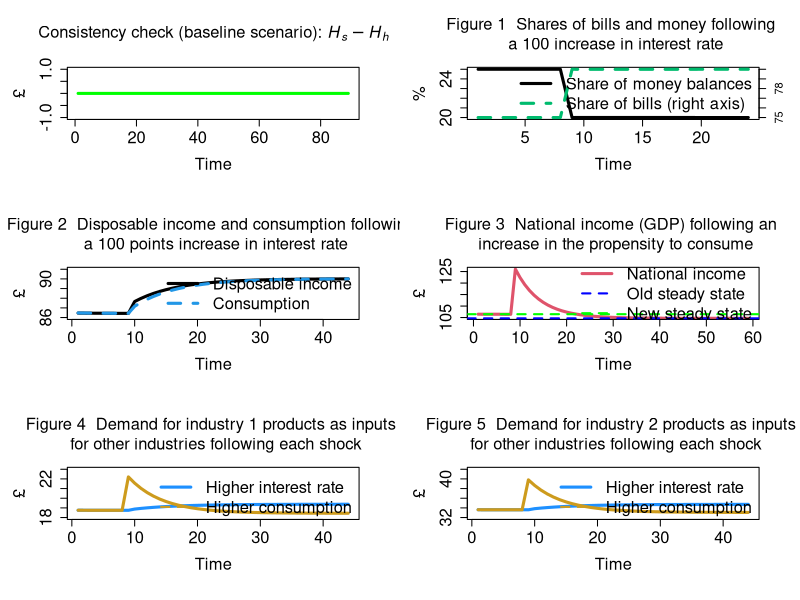
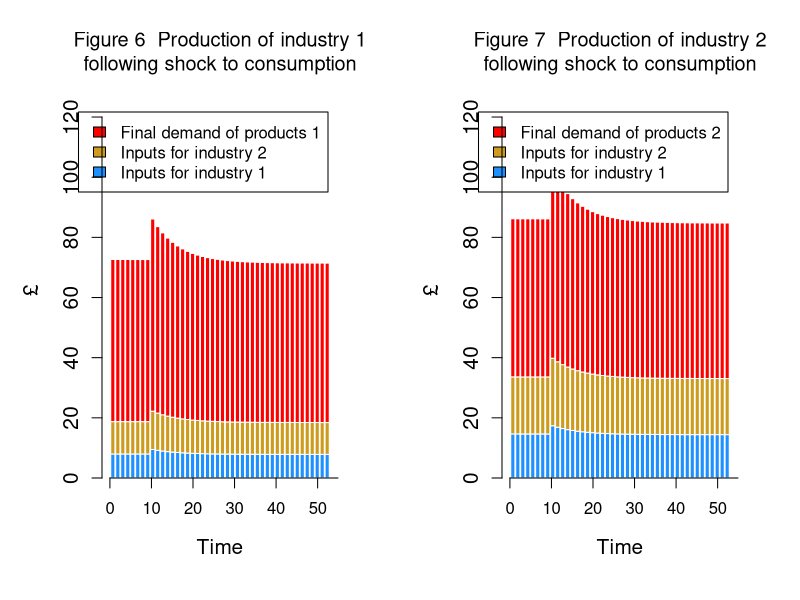

Recreate these plots in R, in order.
# Model IO-PC for R: main code
# aggregate equations taken from Model PC
# Wynne Godley and Marc Lavoie
# Monetary Economics
# Chapter 4 

# Version: 9 November 2023

################################################################################
# Copyright (c) 2023 Marco Veronese Passarella
#
# Permission is hereby granted, free of charge, to any person obtaining a 
# copy of this software and associated documentation files (the "Software"),
# to deal in the Software without restriction, including without limitation
# the rights to use, copy, modify, merge, publish, distribute, sublicense, 
# and/or sell copies of the Software, and to permit persons to whom the 
# Software is furnished to do so, subject to the following conditions:
# 
# The above copyright notice and this permission notice shall be included in 
# all copies or substantial portions of the Software.
# 
# THE SOFTWARE IS PROVIDED "AS IS", WITHOUT WARRANTY OF ANY KIND, EXPRESS OR 
# IMPLIED, INCLUDING BUT NOT LIMITED TO THE WARRANTIES OF MERCHANTABILITY, 
# FITNESS FOR A PARTICULAR PURPOSE AND NONINFRINGEMENT. IN NO EVENT SHALL THE 
# AUTHORS OR COPYRIGHT HOLDERS BE LIABLE FOR ANY CLAIM, DAMAGES OR OTHER 
# LIABILITY, WHETHER IN AN ACTION OF CONTRACT, TORT OR OTHERWISE, ARISING 
# FROM, OUT OF OR IN CONNECTION WITH THE SOFTWARE OR THE USE OR OTHER DEALINGS 
# IN THE SOFTWARE.
################################################################################

#STEP 1: PREPARE THE WORK-SPACE

#Clear environment
rm(list=ls(all=TRUE))

#Clear plots
if(!is.null(dev.list())) dev.off()

#Clear console
cat("\014")

#Number of periods
nPeriods = 90

#Number of scenarios
nScenarios=3 

#Number of industries ***
nIndustries = 2

################################################################################

#STEP 2: SET THE COEFFICIENTS (EXOGENOUS VARIABLES AND PARAMETERS)
alpha1=matrix(data=0.6,nrow=nScenarios,ncol=nPeriods) #Propensity to consume out of income
alpha2=0.4 #Propensity to consume out of wealth
lambda0 = 0.635 #Autonomous share of bills
lambda1 = 5 #Elasticity of bills demand to interest rate
lambda2 = 0.01 #Elasticity of bills demand to yd/v
theta=0.2 #Tax rate on income
r_bar=matrix(data=0.025,nrow=nScenarios,ncol=nPeriods) #Interest rate as policy instrument
p1_bar=1.02 #Price of industry 1 products
p2_bar=0.98 #Price of industry 2 products
beta1_c_bar=0.50 #Household consumption share of product 1
beta2_c_bar=0.50 #Household consumption share of product 2
beta1_g_bar=0.48 #Government consumption share of product 1
beta2_g_bar=0.52 #Government consumption share of product 2

################################################################################

#STEP 3: CREATE VARIABLES AND ATTRIBUTE INITIAL VALUES

#Use 'array' function to create 3-dimension variables
x=array(data=0,dim=c(nScenarios,nPeriods,nIndustries)) #Gross output by industry (real)
d=array(data=0,dim=c(nScenarios,nPeriods,nIndustries)) #Demand by industry (real)
beta_c=array(data=0,dim=c(nScenarios,nPeriods,nIndustries)) #Real consumption composition
beta_g=array(data=0,dim=c(nScenarios,nPeriods,nIndustries)) #Real government expenditure composition
p=array(data=1,dim=c(nScenarios,nPeriods,nIndustries)) #Unit prices
k=array(data=0,dim=c(nScenarios,nPeriods,nIndustries)) #Inputs by industry

#Other 2-dimension variables
b_cb=matrix(data=21.62,nrow=nScenarios,ncol=nPeriods) #Government bills held by Central Bank
b_h=matrix(data=64.87,nrow=nScenarios,ncol=nPeriods) #Government bills held by households
b_s=matrix(data=21.62+64.87,nrow=nScenarios,ncol=nPeriods) #Government bills supplied by government
h_h=matrix(data=21.62,nrow=nScenarios,ncol=nPeriods) #Cash money held by households
h_s=matrix(data=21.62,nrow=nScenarios,ncol=nPeriods) #Cash money supplied by central bank
r=matrix(data=r_bar,nrow=nScenarios,ncol=nPeriods) #Interest rate on government bills
t=matrix(data=0,nrow=nScenarios,ncol=nPeriods) #Taxes
v=matrix(data=64.87+21.62,nrow=nScenarios,ncol=nPeriods) #Households wealth
yd=matrix(data=0,nrow=nScenarios,ncol=nPeriods) #Disposable income of households
cons=matrix(data=0,nrow=nScenarios,ncol=nPeriods) #Consumption (real)
g=matrix(data=20,nrow=nScenarios,ncol=nPeriods) #Government expenditure (real)
y=matrix(data=0,nrow=nScenarios,ncol=nPeriods) #Value of net output (GDP)
p_c=matrix(data=1,nrow=nScenarios,ncol=nPeriods) #Average price for the consumers
p_g=matrix(data=1,nrow=nScenarios,ncol=nPeriods) #Average price for the government
A=matrix(data=c(0.11,0.21,0.12,0.22),nrow=nIndustries,ncol=nIndustries) #Matrix of technical coefficients
I = diag(x=1, nrow=nIndustries, ncol=nIndustries) #Diagonal matrix
infl=matrix(data=1,nrow=nScenarios,ncol=nPeriods) #Inflation tax (see Godley and Lavoie, 9.2.4 and 9.3.1)

################################################################################

#STEP 4: RUN THE MODEL

#STEP 4.A: DEFINE THE LOOPS

#Choose scenario
for (j in 1:nScenarios){
  
  #Define time loop
  for (i in 2:nPeriods){
  
    #Choose industry ***
    for (z in 1:nIndustries){
    
     #Define iterations
     for (iterations in 1:100){
      
      
      #STEP 4.B: ADD ALTERNATIVE SCENARIOS  
      
      #Shock 1: higher interest rate
      if (i>=10 && j==2){r_bar[j,i]=0.035}
      
      #Shock 2: higher propensity to consume out of income
      if (i>=10 && j==3){alpha1[j,i]=0.7}
      
      
      #STEP 4.C: DEFINE THE SYSTEM OF EQUATIONS        
      #Note: numbers refer to Model PC; *** = new or modified equation 
      
       
      #A) Define prices and consumption shares 
       
       #Set unit price of output of industry 1 ***  p[1] = (w/pr) + (p[1]*A[1] + p[2]*A[2])*(1 + mu) 
       p[j,i,1] = p1_bar
       
       #Set unit price of output of industry 2 ***  p[2] = (w/pr) + (p[1]*A[3] + p[2]*A[4])*(1 + mu)
       p[j,i,2] = p2_bar
      
       #Household real consumption share of product 1 ***
       beta_c[j,i,1]=beta1_c_bar
      
       #Household real consumption share of product 2 ***
       beta_c[j,i,2]=beta2_c_bar
      
       #Government real consumption share of product 1 ***
       beta_g[j,i,1]=beta1_g_bar
      
       #Government real consumption share of product 2 ***
       beta_g[j,i,2]=beta2_g_bar
      
       #Average price for the consumers ***
       p_c[j,i] = t(p[j,i,]) %*% beta_c[j,i,]
      
       #Average price for the government
       p_g[j,i] = t(p[j,i,]) %*% beta_g[j,i,]
      
      
      #B) Define input-output structure
      
       #Real final demand vector by industry ***
       d[j,i,] = beta_c[j,i,]*cons[j,i] + beta_g[j,i,]*g[j,i]
      
       #Real gross output by industry ***
       x[j,i,] = solve(I-A) %*% d[j,i,]
      
       #Value of net output (GDP) ***
       y[j,i] = t(p[j,i,]) %*% d[j,i,]
      
      
      #C) Households
      
       #Disposable income - eq. 4.2
       yd[j,i] = y[j,i] - t[j,i] + r[j,i-1]*b_h[j,i-1]
      
       #Wealth accumulation - eq. 4.4 ***
       v[j,i] = v[j,i-1] + (yd[j,i] - p_c[j,i]*cons[j,i])
      
       #Real consumption function with no monetary illusion - eq. 4.5 ***
       cons[j,i] = alpha1[j,i]*((yd[j,i]/p_c[j,i])-infl[j,i]) + alpha2*v[j,i-1]/p_c[j,i-1]
      
       #Inflation tax for households = infl. rate times * real stock of wealth
       infl[j,i] = ((p_c[j,i]-p_c[j,i-1])/p_c[j,i-1])*(v[j,i-1]/p_c[j,i])
      
      
      #D) Portfolio equations
      
       #Demand for cash money - eq. 4.6
       h_h[j,i] = v[j,i] - b_h[j,i]
      
       #Demand for government bills - eq. 4.7
       b_h[j,i] = v[j,i]*(lambda0 + lambda1*r[j,i] - lambda2*(yd[j,i]/v[j,i]))
      
      
      #E) Government
      
       #Tax payments - eq. 4.3 ***
       t[j,i] = theta*(y[j,i] + r[j,i-1]*b_h[j,i-1])
      
       #Supply of government bills - eq. 4.8
       b_s[j,i] = b_s[j,i-1] + ( p_g[j,i]*g[j,i] + r[j,i-1]*b_s[j,i-1]) - (t[j,i] + r[j,i-1]*b_cb[j,i-1])
      
      
      #F) Central bank
      
       #Supply of cash - eq. 4.9
       h_s[j,i] = h_s[j,i-1] + b_cb[j,i] - b_cb[j,i-1]
      
       #Government bills held by the central bank - eq. 4.10
       b_cb[j,i] = b_s[j,i] - b_h[j,i]
      
       #Interest rate as policy instrument - eq. 4.11
       r[j,i] = r_bar[j,i]
      
      
      #G) Additional calculations
      
       #Inputs required by industry ***
       k[j,i,] = A %*% x[j,i,]
      
      
      }
    }
  }
}
################################################################################

#STEP 5: CONSISTENCY CHECK (REDUNDANT EQUATION)

#Create consistency statement 
aerror=0
error=0
for (i in 2:(nPeriods-1)){error = error + (h_s[1,i]-h_h[1,i])^2}
aerror = error/nPeriods
if ( aerror<0.01 ){cat(" *********************************** \n Good news! The model is watertight! \n", "Average error =", aerror, "< 0.01 \n", "Cumulative error =", error, "\n ***********************************")} else{
  if ( aerror<1 && aerror<1 ){cat(" *********************************** \n Minor issues with model consistency \n", "Average error =", aerror, "> 0.01 \n", "Cumulative error =", error, "\n ***********************************")}
  else{cat(" ******************************************* \n Warning: the model is not fully consistent! \n", "Average error =", aerror, "> 1 \n", "Cumulative error =", error, "\n *******************************************")} }      

#Plot redundant equation
layout(matrix(c(1,2,3,4,5,6), 3, 2, byrow = TRUE))
par(mar = c(5.1+1, 4.1+1, 4.1+1, 2.1+1))
plot(h_s[1,2:nPeriods]-h_h[1,2:nPeriods], type="l", col="green",lwd=3,lty=1,font.main=1,cex.main=1.5,
     main=expression("Consistency check (baseline scenario): " * italic(H[phantom("")]["s"]) - italic(H[phantom("")]["h"])),
     cex.axis=1.5,cex.lab=1.5,ylab = '£',
     xlab = 'Time',ylim = range(-1,1))

################################################################################

#STEP 6: CREATE AND DISPLAY GRAPHS

#Set layout
#layout(matrix(c(1,2,3,4), 2, 2, byrow = TRUE))
par(mar = c(5.1+1, 4.1+1, 4.1+1, 2.1+1))

#Figure 1
plot(100*h_h[2,2:25]/v[2,2:25],type="l", col=1, lwd=3, lty=1, font.main=1,cex.main=1.5,
     main="Figure 1  Shares of bills and money following \n a 100 increase in interest rate",
     ylab = '%',xlab = 'Time',ylim = range(20,25),cex.axis=1.5,cex.lab=1.5)
par(new=T)
plot(100*b_h[2,2:25]/v[2,2:25],type="l",lwd=3,lty=2,col=rgb(0,187,110,max=255),axes=F, ylab=NA,
     xlab=NA,ylim=range(75,80))
axis(side = 4,cex.axis=1,cex.lab=1.5)
legend("right",c("Share of money balances","Share of bills (right axis)"),  bty = "n",
       cex=1.5, lty=c(1,2), lwd=c(3,3), col = c(1,rgb(0,187,110,max=255)), box.lty=0)

#Figure 2
plot(yd[2,2:45],type="l", col=1, lwd=3, lty=1, font.main=1,cex.main=1.5,
     main="Figure 2  Disposable income and consumption following \n a 100 points increase in interest rate",
     ylab = '£',xlab = 'Time',ylim = range(86,91),cex.axis=1.5,cex.lab=1.5)
lines(cons[2,2:45],type="l",lwd=3,lty=2,col=4)
legend("right",c("Disposable income","Consumption"),  bty = "n",
       cex=1.5, lty=c(1,2), lwd=c(3,3), col = c(1,4), box.lty=0)

#Figure 3 
plot(y[3,2:60],type="l", col=2, lwd=3, lty=1, font.main=1,cex.main=1.5,
     main="Figure 3  National income (GDP) following an \n increase in the propensity to consume",
     ylab = '£',xlab = 'Time',ylim = range(105,126),cex.axis=1.5,cex.lab=1.5)
abline(h=y[3,2],col="green",lty=2,lwd=2)
abline(h=y[3,60],col="blue",lty=2,lwd=2)
legend("right",c("National income","Old steady state","New steady state"),  bty = "n",
       cex=1.5, lty=c(1,2,2), lwd=c(3,2,2), col = c(2,"blue","green"), box.lty=0)

#Figure 4
plot(k[2,2:45,1]*p[2,2:45,1],type="l", col="dodgerblue", lwd=3, lty=1, font.main=1,cex.main=1.5,
     main="Figure 4  Demand for industry 1 products as inputs \n for other industries following each shock",
     ylab = '£',xlab = 'Time',ylim = range(18,23),cex.axis=1.5,cex.lab=1.5)
lines(k[3,2:45,1]*p[2,2:45,1],type="l", col="goldenrod3", lwd=3, lty=1)
legend("topright",c("Higher interest rate","Higher consumption"),  bty = "n",
       cex=1.5, lty=c(1,2,2), lwd=c(3,2,2), col = c("dodgerblue","goldenrod3"), box.lty=0)

#Figure 5
plot(k[2,2:45,2]*p[2,2:45,2],type="l", col="dodgerblue", lwd=3, lty=1, font.main=1,cex.main=1.5,
     main="Figure 5  Demand for industry 2 products as inputs \n for other industries following each shock",
     ylab = '£',xlab = 'Time',ylim = range(32,42),cex.axis=1.5,cex.lab=1.5)
lines(k[3,2:45,2]*p[2,2:45,2],type="l", col="goldenrod3", lwd=3, lty=1)
legend("topright",c("Higher interest rate","Higher consumption"),  bty = "n",
       cex=1.5, lty=c(1,2,2), lwd=c(3,2,2), col = c("dodgerblue","goldenrod3"), box.lty=0)

#Redefine layout
layout(matrix(c(1,2), 1, 2, byrow = TRUE))

#Figure 6
stacked_values <- rbind(x[3, 2:45, 1] * A[1] * p[3, 2:45, 1], x[3, 2:45, 2] * A[3] * p[3, 2:45, 1], d[3,2:45,1]*p[3,2:45,1])
barplot(stacked_values, beside = FALSE, col = c("dodgerblue", "goldenrod3","red1"), 
        names.arg = 2:45, main = "Figure 6  Production of industry 1\nfollowing shock to consumption",
        font.main=1, ylab = '£', xlab = 'Time', ylim = c(0, 125),
        cex.axis = 1.25, cex.lab = 1.25, border = "white",xaxt = "n", 
        legend.text = c("Inputs for industry 1", "Inputs for industry 2","Final demand of products 1"))
axis(1, at = seq(0, 60, by = 10), labels = seq(0, 60, by = 10))

#Figure 7
stacked_values <- rbind(x[3, 2:45, 1] * A[2] * p[3, 2:45, 2], x[3, 2:45, 2] * A[4] * p[3, 2:45, 2], d[3,2:45,2]*p[3,2:45,2])
barplot(stacked_values, beside = FALSE, col = c("dodgerblue", "goldenrod3","red1"), 
        names.arg = 2:45, main = "Figure 7  Production of industry 2\nfollowing shock to consumption",
       font.main=1, ylab = '£', xlab = 'Time', ylim = c(0, 125), 
        cex.axis = 1.25, cex.lab = 1.25, border = "white",xaxt = "n", 
        legend.text = c("Inputs for industry 1", "Inputs for industry 2","Final demand of products 2"))
axis(1, at = seq(0, 60, by = 10), labels = seq(0, 60, by = 10))
